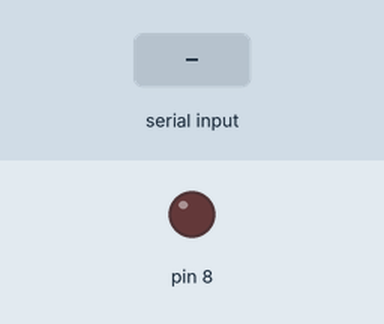
The sketch below on a simulated Arduino Uno, built with avr-gcc and run on an emulated ATmega328P. Parts: output pins drawn as LEDs (lit = HIGH). The test bench sets the inputs (shaded band).

Above: at 1.2 s.
1.3 s: "PERIODO ,45\n" received over Serial
2.8 s: "90,45\n" received over Serial
At 3.5 s:
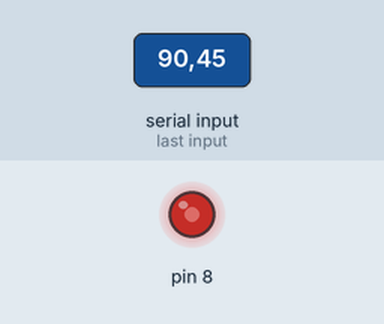
4.3 s: "PERIODO 90\n" received over Serial
At 4.52 s:
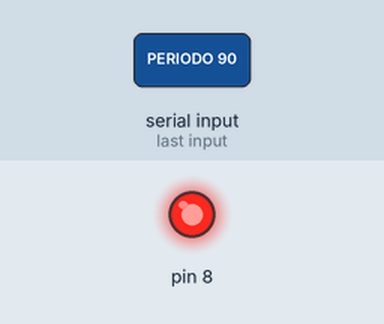
Timing chart, 0 to 13.3 s (numbered marks = the images above; inputs shaded):
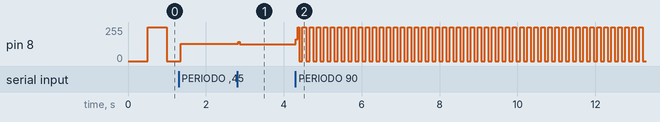

The sketch:

aula35_nivel3.ino
```cpp
// Aula 35 – Nível 3: Simulado: comando e struct
// Simulado: comando "PERIODO n" muda o ritmo de um LED descrito por um struct
#include <Arduino.h>                    // funções do Arduino (pinMode, digitalWrite, delay...)
struct Led { int pino; unsigned long periodo; unsigned long ultimo; bool aceso; };   // um LED que pisca sozinho
Led led = {8, 500, 0, false};           // pino 8, meio segundo

void setup() {                          // roda uma vez, quando a placa liga
  pinMode(led.pino, OUTPUT);            // led.pino como saída
  Serial.begin(9600);                   // abre o Monitor Serial a 9600 baud
}

void loop() {                           // repete para sempre
  if (Serial.available() > 0) {         // chegou algo pela serial?
    String s = Serial.readStringUntil('\n');   // lê a linha até o Enter
    s.trim();                           // tira espaços e \r
    s.toUpperCase();                    // aceita maiúsculas e minúsculas
    if (s.startsWith("PERIODO ")) led.periodo = s.substring(8).toInt();   // PERIODO n: novo ritmo
  }
  if (millis() - led.ultimo >= led.periodo) {   // passou o período?
    led.ultimo = millis();              // marca a troca
    led.aceso = !led.aceso;             // inverte
    digitalWrite(led.pino, led.aceso);   // led.pino recebe led.aceso (verdadeiro acende, falso apaga)
  }
}
```

Measured:
- after the input at 2.8 s, pin 8: 129/255 → 126/255 at once
- after the input at 4.3 s, pin 8: 126/255 → 164/255 at once, then moves between 0/255 and 255/255, repeating every 0.36 s
